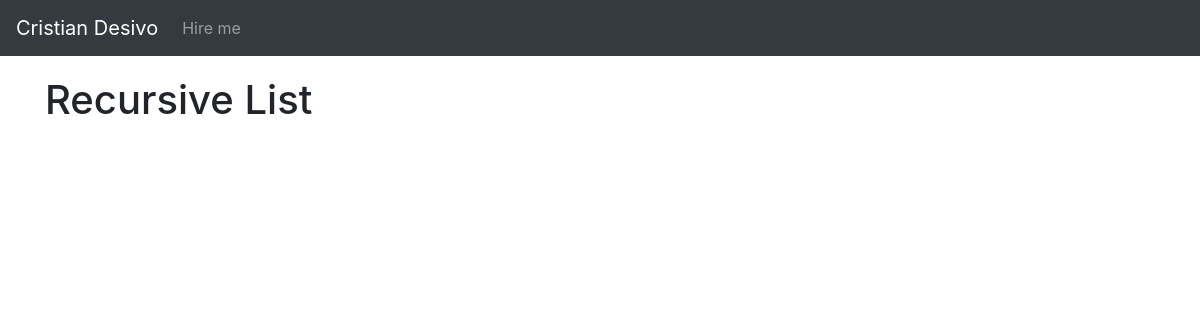
The page /lists/ on the database as committed earlier.
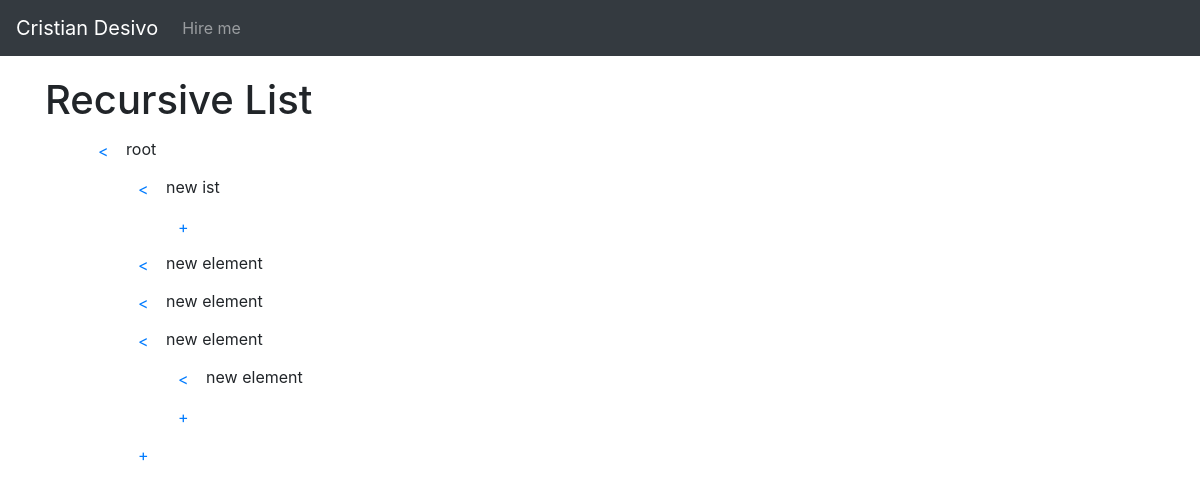
The same page on the database as committed later.
### personal/models.py (models this page shows, shortened)
class RecursiveList(models.Model):
    id = models.AutoField(primary_key=True)
    title = models.CharField(max_length=100)
    description = models.TextField()
    collapsed = models.BooleanField(default=True)
    parent = models.ForeignKey('self', on_delete=models.CASCADE, null=True, blank=True, related_name='children')

### personal/views.py (the view)
# urls.py: path('lists/', views.lists, name='lists'),
def lists(request):
    if request.method == 'POST':
        form = RecursiveListForm(request.POST)
        if form.is_valid():
            form.save()
            return HttpResponseRedirect(reverse('recursive_list'))
    else:
        form = RecursiveListForm()
    root_elements = RecursiveList.objects.filter(parent__isnull=True)
    return render(request, 'personal/recursive_lists.html', {'root_elements': root_elements})

### personal/templates/personal/recursive_lists.html (shortened to what this page needs)
{% extends 'personal/base.html' %}
{% block content %}
<h1>Recursive List</h1>
<ul style="list-style-type: none">
    {% for element in root_elements %}
        {% include 'personal/recursive_list_item.html' with element=element %}
    {% endfor %}
</ul>
{% endblock %}

### personal/templates/personal/base.html (shortened to what this page needs)
<!DOCTYPE html>
<html>
<head>
    <link href="https://stackpath.bootstrapcdn.com/bootstrap/4.5.2/css/bootstrap.min.css" rel="stylesheet">
    <link rel="stylesheet" href="https://cdnjs.cloudflare.com/ajax/libs/font-awesome/4.7.0/css/font-awesome.min.css">
    <link rel="stylesheet" href="//cdnjs.cloudflare.com/ajax/libs/bricklayer/0.4.2/bricklayer.min.css">
</head>
<body>
    <nav class="navbar navbar-expand-lg navbar-dark bg-dark">
        <a class="navbar-brand" href="/">Cristian Desivo</a>
        <div class="collapse navbar-collapse" id="navbarNav">
            <ul class="navbar-nav">
                <li class="nav-item">
                    <a class="nav-link" href="{% url 'hire_me' %}">Hire me</a>
                </li>
            </ul>
        </div>
    </nav>
    <div class="container" style="margin-top: 20px;">
        {% block content %}{% endblock %}
    </div>
</body>
</html>

### personal/templates/personal/recursive_list_item.html
<li>
    <button class="btn btn-link" data-toggle="collapse" data-target="#id-{{ element.id }}"><</button>
    {{ element.title }}
    <div id="id-{{ element.id }}" class="collapse{% if not element.collapsed %} show{% endif %}">
        <ul style="list-style-type: none">
            {% for child in element.children.all %}
                {% include 'personal/recursive_list_item.html' with element=child %}
            {% endfor %}
            <button class="btn btn-link" onclick="add_child('{{ element.id }}')">+</button>
        </ul>
    </div>
</li>

Rows that differ between the two databases and show on the page:
added RecursiveList: title "root", shown under "Recursive List"
added RecursiveList: title "new ist", shown under "root"
added RecursiveList: title "new element", shown under "root"
added RecursiveList: title "new element", shown under "root"
added RecursiveList: title "new element", shown under "root"
added RecursiveList: title "new element"
